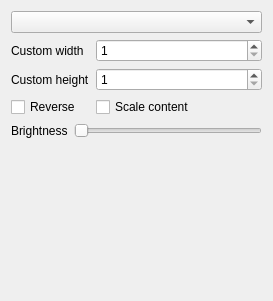
<?xml version="1.0" encoding="UTF-8"?>
<ui version="4.0">
 <class>LivePreviewController</class>
 <widget class="QWidget" name="LivePreviewController">
  <property name="geometry">
   <rect>
    <x>0</x>
    <y>0</y>
    <width>273</width>
    <height>301</height>
   </rect>
  </property>
  <property name="sizePolicy">
   <sizepolicy hsizetype="Preferred" vsizetype="Preferred">
    <horstretch>0</horstretch>
    <verstretch>0</verstretch>
   </sizepolicy>
  </property>
  <property name="minimumSize">
   <size>
    <width>0</width>
    <height>0</height>
   </size>
  </property>
  <layout class="QGridLayout" name="gridLayout">
   <property name="sizeConstraint">
    <enum>QLayout::SetDefaultConstraint</enum>
   </property>
   <item row="2" column="0">
    <widget class="QFrame" name="brightness_frame">
     <property name="frameShape">
      <enum>QFrame::NoFrame</enum>
     </property>
     <property name="frameShadow">
      <enum>QFrame::Raised</enum>
     </property>
     <layout class="QGridLayout" name="gridLayout_2">
      <property name="leftMargin">
       <number>0</number>
      </property>
      <property name="topMargin">
       <number>0</number>
      </property>
      <property name="rightMargin">
       <number>0</number>
      </property>
      <property name="bottomMargin">
       <number>0</number>
      </property>
      <item row="0" column="0">
       <widget class="QLabel" name="brightness_label">
        <property name="toolTip">
         <string>Brightness</string>
        </property>
        <property name="text">
         <string>Brightness</string>
        </property>
       </widget>
      </item>
      <item row="0" column="1">
       <widget class="QTooltipedSlider" name="brightness">
        <property name="maximum">
         <number>100</number>
        </property>
        <property name="orientation">
         <enum>Qt::Horizontal</enum>
        </property>
       </widget>
      </item>
     </layout>
    </widget>
   </item>
   <item row="0" column="0">
    <widget class="QComboBox" name="presets"/>
   </item>
   <item row="1" column="0">
    <widget class="QFrame" name="settings_frame">
     <property name="frameShape">
      <enum>QFrame::NoFrame</enum>
     </property>
     <property name="frameShadow">
      <enum>QFrame::Raised</enum>
     </property>
     <layout class="QGridLayout" name="gridLayout_3" columnstretch="0,1">
      <property name="leftMargin">
       <number>0</number>
      </property>
      <property name="topMargin">
       <number>0</number>
      </property>
      <property name="rightMargin">
       <number>0</number>
      </property>
      <property name="bottomMargin">
       <number>0</number>
      </property>
      <item row="0" column="0">
       <widget class="QLabel" name="label">
        <property name="text">
         <string>Custom width</string>
        </property>
       </widget>
      </item>
      <item row="1" column="1">
       <widget class="QSpinBox" name="height">
        <property name="sizePolicy">
         <sizepolicy hsizetype="Preferred" vsizetype="Fixed">
          <horstretch>0</horstretch>
          <verstretch>0</verstretch>
         </sizepolicy>
        </property>
        <property name="minimum">
         <number>1</number>
        </property>
        <property name="maximum">
         <number>1024</number>
        </property>
       </widget>
      </item>
      <item row="1" column="0">
       <widget class="QLabel" name="label_2">
        <property name="text">
         <string>Custom height</string>
        </property>
       </widget>
      </item>
      <item row="0" column="1">
       <widget class="QSpinBox" name="width">
        <property name="sizePolicy">
         <sizepolicy hsizetype="Preferred" vsizetype="Fixed">
          <horstretch>0</horstretch>
          <verstretch>0</verstretch>
         </sizepolicy>
        </property>
        <property name="minimum">
         <number>1</number>
        </property>
        <property name="maximum">
         <number>1024</number>
        </property>
       </widget>
      </item>
      <item row="2" column="0">
       <widget class="QCheckBox" name="reverse">
        <property name="sizePolicy">
         <sizepolicy hsizetype="Preferred" vsizetype="Fixed">
          <horstretch>0</horstretch>
          <verstretch>0</verstretch>
         </sizepolicy>
        </property>
        <property name="text">
         <string>Reverse</string>
        </property>
       </widget>
      </item>
      <item row="2" column="1">
       <widget class="QCheckBox" name="scale">
        <property name="sizePolicy">
         <sizepolicy hsizetype="Preferred" vsizetype="Fixed">
          <horstretch>0</horstretch>
          <verstretch>0</verstretch>
         </sizepolicy>
        </property>
        <property name="text">
         <string>Scale content</string>
        </property>
        <property name="checked">
         <bool>false</bool>
        </property>
       </widget>
      </item>
     </layout>
    </widget>
   </item>
   <item row="3" column="0">
    <widget class="PreviewWidget" name="preview_widget" native="true">
     <property name="sizePolicy">
      <sizepolicy hsizetype="Preferred" vsizetype="Preferred">
       <horstretch>1</horstretch>
       <verstretch>1</verstretch>
      </sizepolicy>
     </property>
     <property name="minimumSize">
      <size>
       <width>0</width>
       <height>0</height>
      </size>
     </property>
     <property name="styleSheet">
      <string notr="true">background:transparent</string>
     </property>
    </widget>
   </item>
  </layout>
 </widget>
 <customwidgets>
  <customwidget>
   <class>QTooltipedSlider</class>
   <extends>QSlider</extends>
   <header location="global">QTooltipedSlider.h</header>
  </customwidget>
  <customwidget>
   <class>PreviewWidget</class>
   <extends>QWidget</extends>
   <header>PreviewWidget.h</header>
   <container>1</container>
  </customwidget>
 </customwidgets>
 <tabstops>
  <tabstop>presets</tabstop>
  <tabstop>width</tabstop>
  <tabstop>height</tabstop>
  <tabstop>reverse</tabstop>
  <tabstop>scale</tabstop>
  <tabstop>brightness</tabstop>
 </tabstops>
 <resources/>
 <connections/>
</ui>
